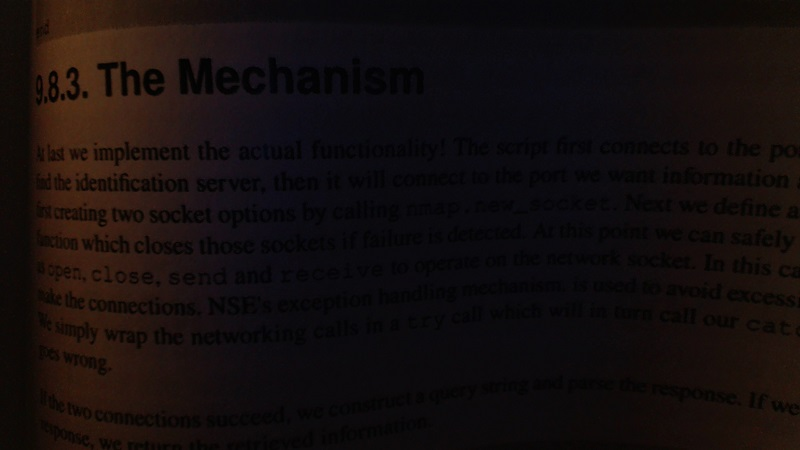
#> input picture Week_02/imgs/bookpage.jpg, 800 x 450 px
$ jupyter execute Thresholding.ipynb
#> lines starting #> are read from the running program, lines starting #| are printed output that depends on the picture; after the words box and inside, x2 and y2 are one past the last pixel; in counts of white or black regions, pixels touching at a corner belong together
# What is thresholding?
Thresholding is one of the simplest methods of image segmentation.

Threshold means has two values on each side.

This means separating the values to black and white based on some conditions

[cell 1]
import cv2
import numpy as np

# Binary thresholding
This is when you take a graysaled image and turn every value to a 1 or a 0.

Not literally, though. Every value at 123 and above gets turned to white, every value at 122 and below gets turned to black.

Running binary thresholding on color images results in messy, neon like images. This is because the same rules for binary apply, but this time instead to 3 different channels instead of 1 (R,G,B) instead of plan 0 to 255

[cell 2]
# Let's start by getting the basic image we are going to use.
img = cv2.imread("imgs/bookpage.jpg")
#> img is the input picture: shape (450, 800, 3); mean B, G, R 13.4, 13.6, 20.3

grayscaled = cv2.cvtColor(img,cv2.COLOR_BGR2GRAY)
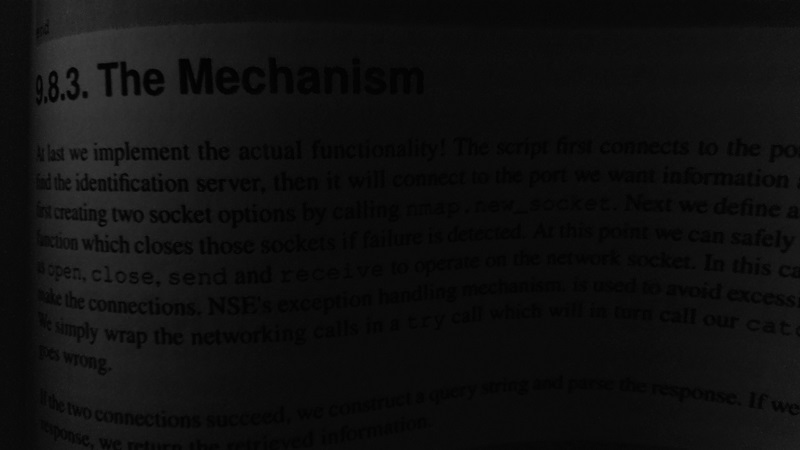
#> grayscaled: shape (450, 800); min 0, max 64, mean 15.6
# Now, let's apply our first threshold (The binary threshold) to our image when it is grayscaled
retval, threshold = cv2.threshold(grayscaled, 12, 255, cv2.THRESH_BINARY)
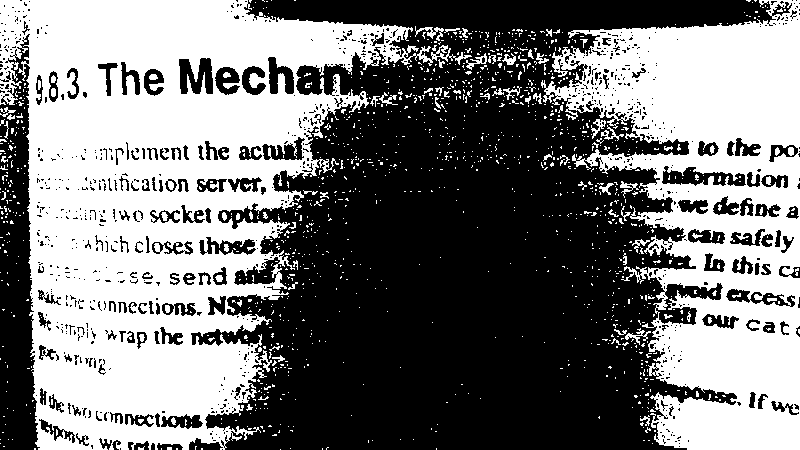
#> threshold: shape (450, 800); 47.3% white; 1332 white regions (1245 under 20 px), largest, box (x1, y1, x2, y2) and area: (0, 0, 472, 450) 102496, (541, 0, 800, 450) 60163, (415, 26, 444, 41) 156

[cell 3]
cv2.imshow('original',img)
cv2.imshow('threshold',threshold)
cv2.waitKey(0)
cv2.destroyAllWindows()

# Adaptive Gaussian Threshold
Many images have different lighting conditions in different areas.

In that case, we go for adaptive thresholding.

In this, the algorithm calculates the threshold for a small region of the image.

So we get different thresholds for different regions of the same image and it gives us better results for images with varying illumination.

[cell 4]
show = False # Ignore this, this was used for finding optimal values with max readability
if (not show):
    gaus = cv2.adaptiveThreshold(grayscaled, 255, cv2.ADAPTIVE_THRESH_GAUSSIAN_C, cv2.THRESH_BINARY, 15, 3)
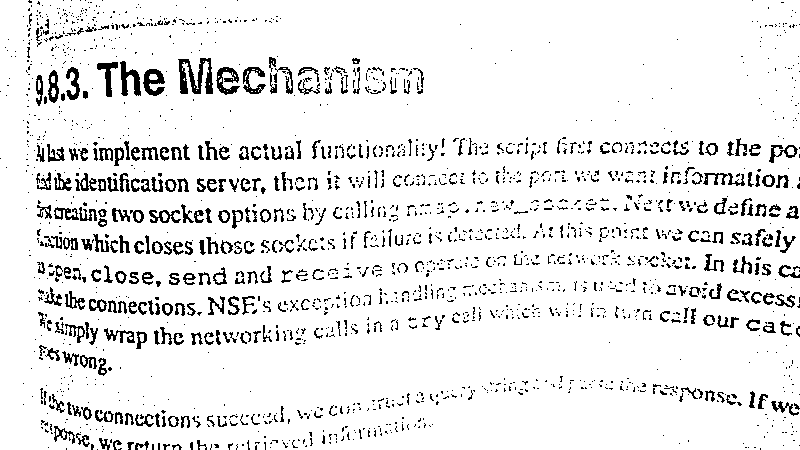
#> gaus: shape (450, 800); 91.8% white; black in thin lines or dots
    # The first number is the blockSize
    # This is the size of a pixel neighborhood that is used to calculate a threshold value for the pixel:
    # 3, 5, 7, and so on.

    # The second number is C
    # This is the Constant subtracted from the mean or weighted mean (see the details below).
    # Normally, it is positive but may be zero or negative as well.

    cv2.imshow('original',img)
    cv2.imshow('threshold',threshold)
    cv2.imshow('Gaussian',gaus)
    cv2.waitKey(0)
    cv2.destroyAllWindows()
else :
    # This is for showing how the bottom and top thresholds work. Very long, do not recommend
    for i in range(1, 256, 2):
        failed = False
        try:
            gaus = cv2.adaptiveThreshold(grayscaled, 255, cv2.ADAPTIVE_THRESH_GAUSSIAN_C, cv2.THRESH_BINARY, i, 0)
            cv2.imshow('original',img)
            cv2.imshow('threshold',threshold)
            cv2.imshow('Gaussian',gaus)
            cv2.waitKey(0)
            cv2.destroyAllWindows()

        except:
            failed = True
            print("failed: " + str(i))
        if (not failed):
            print("i " + str(i) + " did not fail")
